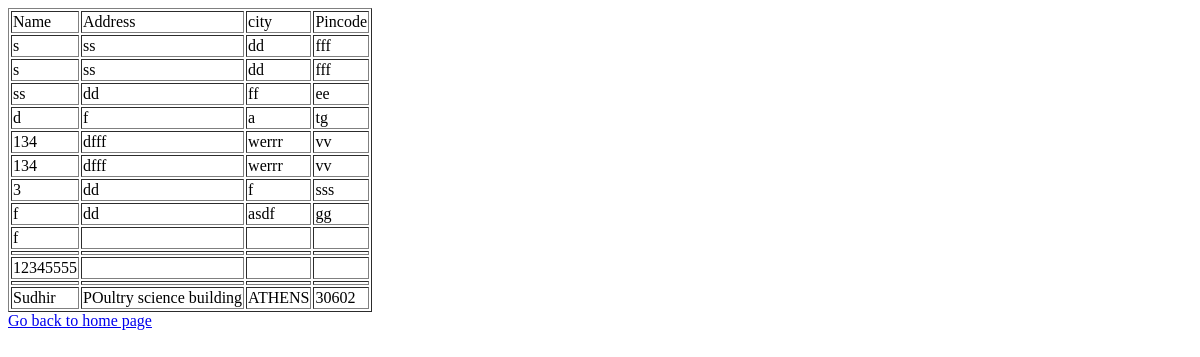
/list, run on an earlier commit of the app's database.
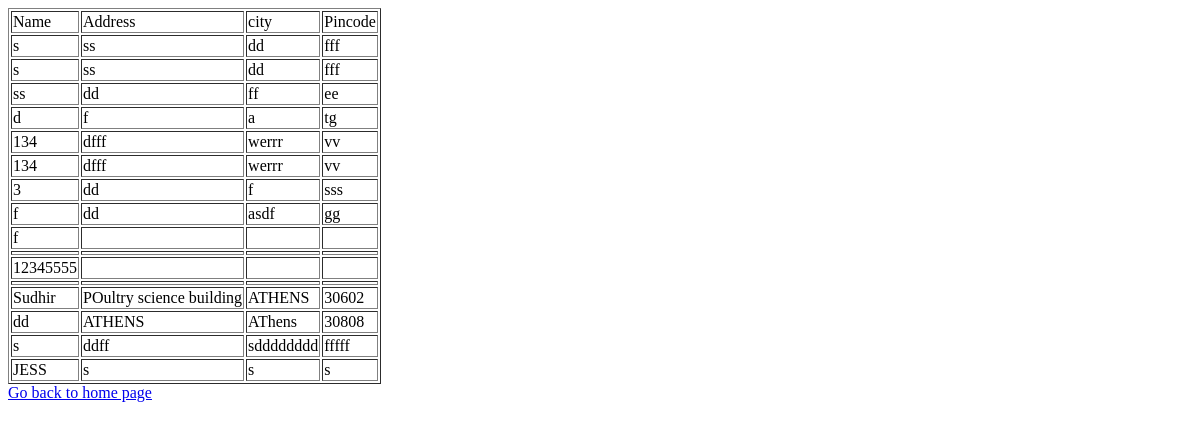
And on a later commit of the database.
### tables this page shows
CREATE TABLE students (name TEXT, addr TEXT, city TEXT, pin TEXT);

### TEST.py (the view)
@app. route('/list')
def list():
    con = sql.connect("database.db")
    con.row_factory = sql.Row
    cur = con.cursor()
    cur.execute("select * from students")
    rows = cur.fetchall();
    return render_template("list.html",rows = rows)

### templates/list.html
<html>
   <body>
      <table border = 1>
         <thead>
            <td>Name</td>
            <td>Address</td>
            <td>city</td>
            <td>Pincode</td>
         </thead>
         {% for row in rows %}
            <tr>
               <td>{{row["name"]}}</td>
               <td>{{row["addr"]}}</td>
               <td> {{ row["city"]}}</td>
               <td>{{row['pin']}}</td>
            </tr>
         {% endfor %}
      </table>
      <a href = "/">Go back to home page</a>
   </body>
</html>

What changed in the data, as far as the page shows it:
added students: name "dd", addr "ATHENS", city "AThens", pin "30808"
added students: name "s", addr "ddff", city "sdddddddd", pin "fffff"
added students: name "JESS", addr "s", city "s", pin "s"
